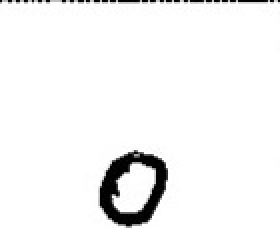
#> input picture dataset/0/0_BAR_16_1_422.jpg, 140 x 114 px (shown 2 times larger)
$ jupyter execute --allow-errors bangla_handwriting_digit_classify.ipynb
#> lines starting #> are read from the running program, lines starting #| are printed output that depends on the picture; after the words box and inside, x2 and y2 are one past the last pixel; in counts of white or black regions, pixels touching at a corner belong together
## <center>Bangla Handwritten Digit Recognition [1]<center>

## Importing Libraries

[cell 1]
import numpy as np
import cv2
import os
import tensorflow as tf
from tensorflow.keras.layers import Input, Conv2D, Activation, MaxPool2D, Flatten, Dense, Dropout, BatchNormalization
from tensorflow.keras.initializers import glorot_uniform
from tensorflow.keras.models import Sequential
from tensorflow.keras.optimizers import Adam, SGD
from tensorflow.keras.regularizers import l2
from tensorflow.keras.preprocessing.image import ImageDataGenerator
from tensorflow.keras.callbacks import LearningRateScheduler, ModelCheckpoint
from tensorflow.keras.utils import to_categorical
from sklearn.model_selection import train_test_split
from sklearn.metrics import classification_report, confusion_matrix
from sklearn.preprocessing import LabelEncoder
import seaborn as sb
import matplotlib.pyplot as plt
import pandas as pd
import imutils
from imutils.contours import sort_contours

## Loading the Dataset

[cell 2]
x = []
y = []
datadir = 'dataset'
for folder in os.listdir(datadir):
    print(folder + '....')
    path = os.path.join(datadir, folder)
    for images in os.listdir(path):
        img = cv2.imread(os.path.join(path, images))
#> img is the input picture: shape (114, 140, 3); min 0, max 255, mean 243.6
        x.append(img)
        y.append(folder)

print(len(x))
print(len(y))
print(f'labels : {list(set(y))}')

## Visualizing Images in the Dataset

[cell 3]
figure = plt.figure(figsize=(10, 10))
j = 0
for i in list(set(y)):
    idx = y.index(i)
    img = x[idx]
    img = cv2.resize(img, (256, 256))
    figure.add_subplot(5, 5, j+1)
    plt.imshow(img)
    plt.axis('off')
    plt.title(i)
    j += 1
#> this loop made 1 pass
#> pass 1, `img = cv2.resize(img, (256, 256))`:
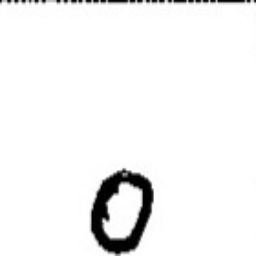
#> img: shape (256, 256, 3); min 0, max 255, mean 243.6

## Data Distribution of the Dataset

[cell 4]
unique, count = np.unique(y, return_counts=True)
figure = plt.figure(figsize=(20, 10))
#> (the rest of this cell did not finish here and is left out)

[cell 5]
# the dataset is not much imbalanced. So balancing is not required here much.

## Preprocessing the Data

[cell 6]
X = []
for i in range(len(x)):
    img = x[i]
    img_gray = cv2.cvtColor(img, cv2.COLOR_BGR2GRAY)
    threshold_image = cv2.threshold(img_gray, 0, 255, cv2.THRESH_BINARY_INV|cv2.THRESH_OTSU)[1]
    threshold_image = cv2.resize(threshold_image, (32, 32))
    X.append(threshold_image)
#> this loop made 3 passes
#> pass 1, `threshold_image = cv2.threshold(img_gray, 0, 255, cv2.THRESH_BINARY_IN..`:
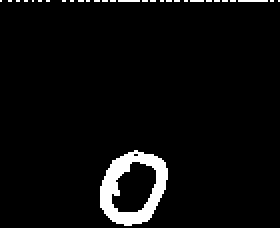
#> threshold_image: shape (114, 140) (shown 2 times larger); 4.3% white; 30 white regions (29 under 20 px), largest, box (x1, y1, x2, y2) and area: (50, 75, 84, 113) 590
#> pass 1, `threshold_image = cv2.resize(threshold_image, (32, 32))`:
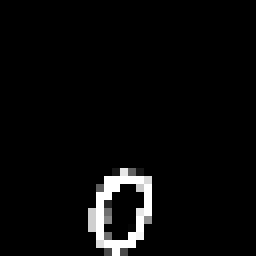
#> threshold_image: shape (32, 32) (shown 8 times larger); min 0, max 255, mean 9.3
#> pass 2, `img = x[i]`:
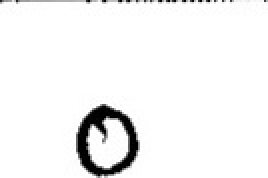
#> img: shape (89, 134, 3) (shown 2 times larger); min 0, max 255, mean 243.8
#> after the loop:
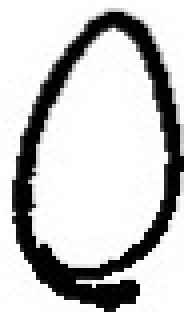
#> img: shape (78, 46, 3) (shown 4 times larger); min 0, max 255, mean 197.3
print(len(X))

[cell 7]
label_encoder = LabelEncoder()
y = label_encoder.fit_transform(y)
print(len(y))

[cell 8]
X_train, X_test, Y_train, Y_test = train_test_split(X, y, test_size=0.2, random_state=42)

print(len(X_train))
print(len(X_test))

print(len(Y_train))
print(len(Y_test))

## Data Distribution in Train

[cell 9]
unique_train, count_train = np.unique(Y_train, return_counts=True)
figure = plt.figure(figsize=(20, 10))
#> (the rest of this cell did not finish here and is left out)

## Data Distribution in Test Set

[cell 10]
unique_test, count_test = np.unique(Y_test, return_counts=True)
figure = plt.figure(figsize=(20, 10))
#> (the rest of this cell did not finish here and is left out)

## Defining the Model

[cell 11]
X_train = np.array(X_train)
X_test = np.array(X_test)
Y_train = np.array(Y_train)
Y_test = np.array(Y_test)

#> (the rest of this cell did not finish here and is left out)

[cell 12]
def digits_recognition(input_shape=(32, 32, 1)):
    regularizer = l2(0.01)
    model = Sequential()
    model.add(Input(shape=input_shape))
    model.add(Conv2D(32, (3, 3), strides=(1, 1), padding='same',
                     kernel_initializer=glorot_uniform(seed=0),
                     name='conv1', activity_regularizer=regularizer))
    model.add(Activation(activation='relu', name='act1'))
    model.add(MaxPool2D((2, 2), strides=(2, 2)))
    model.add(Conv2D(32, (3, 3), strides=(1, 1), padding='same',
                     kernel_initializer=glorot_uniform(seed=0),
                     name='conv2', activity_regularizer=regularizer))
    model.add(Activation(activation='relu', name='act2'))
    model.add(MaxPool2D((2, 2), strides=(2, 2)))
    model.add(Conv2D(64, (3, 3), strides=(1, 1), padding='same',
                     kernel_initializer=glorot_uniform(seed=0),
                     name='conv3', activity_regularizer=regularizer))
    model.add(Activation(activation='relu', name='act3'))
    model.add(MaxPool2D((2, 2), strides=(2, 2)))
    model.add(Flatten())
    model.add(Dropout(0.5))
    model.add(Dense(120, activation='relu', kernel_initializer=glorot_uniform(seed=0), name='fc1'))
    model.add(Dense(84, activation='relu', kernel_initializer=glorot_uniform(seed=0), name='fc2'))
    model.add(Dense(10, activation='softmax', kernel_initializer=glorot_uniform(seed=0), name='fc3'))

    optimizer = Adam()
    model.compile(loss='categorical_crossentropy', optimizer=optimizer, metrics=['accuracy'])
    return model

#> (a cell that did not finish here is left out)

##  Training the Model

[cell 14]
def step_decay(epoch):
    initial_learning_rate = 0.001
    dropEvery = 10
    factor = 0.5
    lr = initial_learning_rate*(factor**np.floor((1 + epoch)/dropEvery))
    return float(lr)

#> (the rest of this cell did not finish here and is left out)

#> (a cell that did not finish here is left out)

##  Loss and Accuracy Plot

[cell 16]
figure = plt.figure(figsize=(10, 10))
#> (the rest of this cell did not finish here and is left out)

## Confusion Matrix

#> (a cell that did not finish here is left out)

## Classification Report

#> (a cell that did not finish here is left out)

## Saving the Model

#> (a cell that did not finish here is left out)

## Testing the Model

[cell 20]
def test_pipeline(image_path):
#> called with image_path = 'test_data/test.jpg'
    img = cv2.imread(image_path)
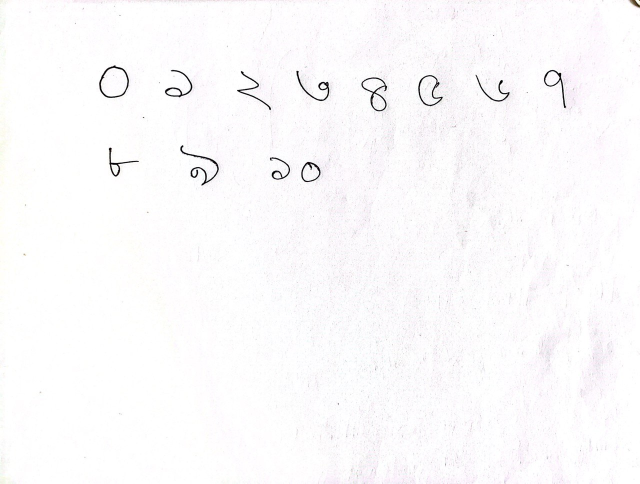
#> input picture test_data/test.jpg, 1280 x 967 px (shown at 1/2 size)
#> img is the input picture: shape (967, 1280, 3); mean B, G, R 251.4, 250.2, 251.3
    img = cv2.resize(img, (800, 800))
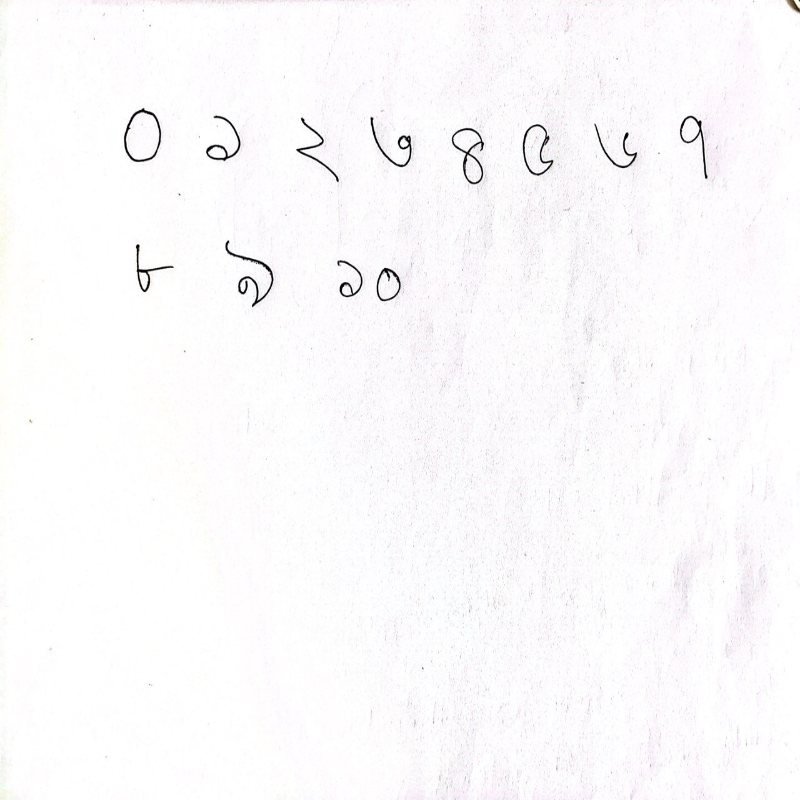
#> img: shape (800, 800, 3); mean B, G, R 251.3, 250.1, 251.2
    img_gray = cv2.cvtColor(img, cv2.COLOR_BGR2GRAY)
#> img_gray: shape (800, 800)
    edged = cv2.Canny(img_gray, 30, 150)
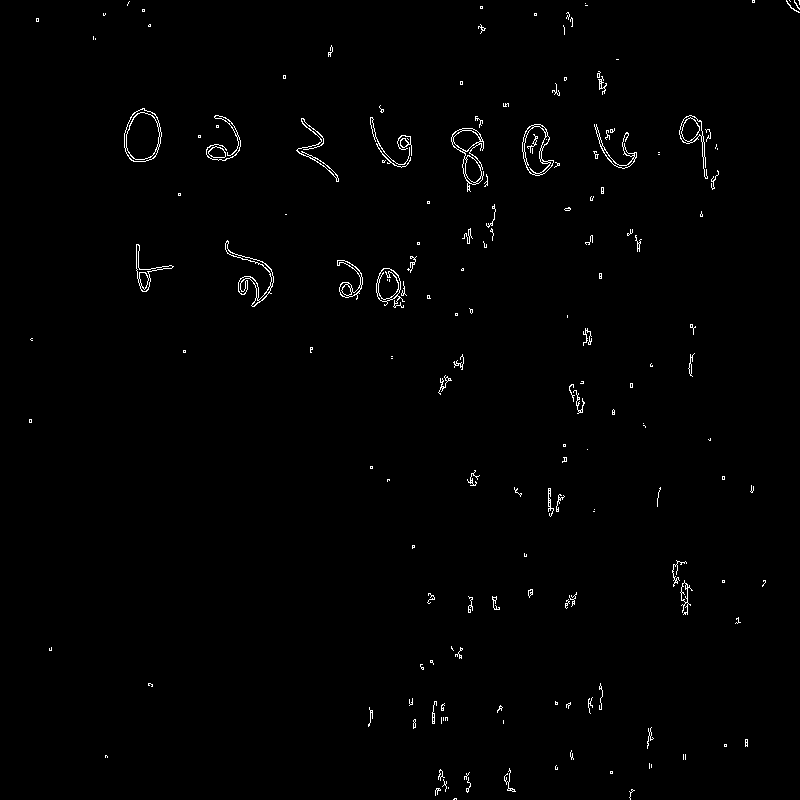
#> edged: shape (800, 800); 0.92% white in thin lines or dots
    contours = cv2.findContours(edged.copy(), cv2.RETR_EXTERNAL, cv2.CHAIN_APPROX_SIMPLE)
#> contours = 170 contours, 148 with area under 20; largest, box (x1, y1, x2, y2) and area: (124, 108, 162, 162) 1540, (522, 124, 554, 176) 1046, (451, 128, 484, 192) 1020, (376, 268, 405, 308) 637, (679, 115, 708, 179) 518
    contours = imutils.grab_contours(contours)
    contours = sort_contours(contours, method="left-to-right")[0]
    labels = ['0', '1', '2', '3', '4', '5', '6', '7', '8', '9',]

    for c in contours:
        (x, y, w, h) = cv2.boundingRect(c)
        if 20<=w and 30<=h:
            roi = img_gray[y:y+h, x:x+w]
            thresh = cv2.threshold(roi, 0, 255, cv2.THRESH_BINARY_INV | cv2.THRESH_OTSU)[1]
            (th, tw) = thresh.shape
            if tw > th:
                thresh = imutils.resize(thresh, width=32)
            if th > tw:
                thresh = imutils.resize(thresh, height=32)
            (th, tw) = thresh.shape
            dx = int(max(0, 32 - tw)/2.0)
            dy = int(max(0, 32 - th) / 2.0)
            padded = cv2.copyMakeBorder(thresh, top=dy, bottom=dy, left=dx, right=dx, borderType=cv2.BORDER_CONSTANT,
                                       value=(0, 0, 0))
            padded = cv2.resize(padded, (32, 32))
            padded = np.array(padded)
            padded = padded/255.
            padded = np.expand_dims(padded, axis=0)
            padded = np.expand_dims(padded, axis=-1)
            pred = model.predict(padded)
            pred = np.argmax(pred, axis=1)
            label = labels[pred[0]]
            cv2.rectangle(img, (x, y), (x+w, y+h), (0, 0, 255), 2)
            cv2.putText(img, label, (x-5, y), cv2.FONT_HERSHEY_SIMPLEX, 0.5, (0, 0, 255))
#> this loop made 9 passes
#> (x, y, w, h, dx, dy) on pass 9: (124, 108, 38, 54, 5, 0)
#> (c, x, y, w, h) on passes 1, 3, 5, 6: ([[29, 419], [29, 422], [31, 422], [31, 419]], 29, 419, 3, 4), ([[36, 18], [36, 21], [38, 21], [38, 18]], 36, 18, 3, 4), ([[93, 36], [93, 39]], 93, 36, 1, 4), ([[95, 38], [95, 39]], 95, 38, 1, 2)
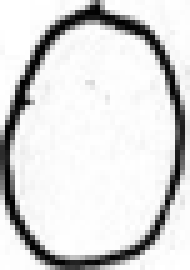
#> roi: shape (54, 38) (shown 5 times larger); min 1, max 255, mean 217.3
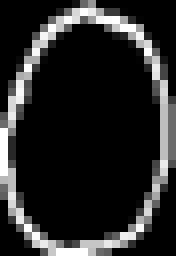
#> thresh: shape (32, 22) (shown 8 times larger); min 0, max 255, mean 39

    figure = plt.figure(figsize=(10, 10))
    img = cv2.cvtColor(img, cv2.COLOR_BGR2RGB)
    plt.imshow(img)
    plt.axis('off')
    plt.show()
